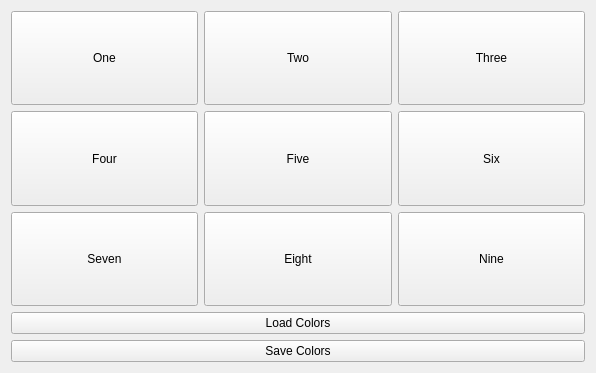
<?xml version="1.0" encoding="UTF-8"?>
<ui version="4.0">
 <class>Widget</class>
 <widget class="QWidget" name="Widget">
  <property name="geometry">
   <rect>
    <x>0</x>
    <y>0</y>
    <width>596</width>
    <height>373</height>
   </rect>
  </property>
  <property name="windowTitle">
   <string>Widget</string>
  </property>
  <layout class="QVBoxLayout" name="verticalLayout">
   <item>
    <layout class="QGridLayout" name="gridLayout">
     <item row="0" column="0">
      <widget class="QPushButton" name="button1">
       <property name="sizePolicy">
        <sizepolicy hsizetype="Minimum" vsizetype="Expanding">
         <horstretch>0</horstretch>
         <verstretch>0</verstretch>
        </sizepolicy>
       </property>
       <property name="text">
        <string>One</string>
       </property>
      </widget>
     </item>
     <item row="0" column="1">
      <widget class="QPushButton" name="button2">
       <property name="sizePolicy">
        <sizepolicy hsizetype="Minimum" vsizetype="Expanding">
         <horstretch>0</horstretch>
         <verstretch>0</verstretch>
        </sizepolicy>
       </property>
       <property name="text">
        <string>Two</string>
       </property>
      </widget>
     </item>
     <item row="0" column="2">
      <widget class="QPushButton" name="button3">
       <property name="sizePolicy">
        <sizepolicy hsizetype="Minimum" vsizetype="Expanding">
         <horstretch>0</horstretch>
         <verstretch>0</verstretch>
        </sizepolicy>
       </property>
       <property name="text">
        <string>Three</string>
       </property>
      </widget>
     </item>
     <item row="1" column="0">
      <widget class="QPushButton" name="button4">
       <property name="sizePolicy">
        <sizepolicy hsizetype="Minimum" vsizetype="Expanding">
         <horstretch>0</horstretch>
         <verstretch>0</verstretch>
        </sizepolicy>
       </property>
       <property name="text">
        <string>Four</string>
       </property>
      </widget>
     </item>
     <item row="1" column="1">
      <widget class="QPushButton" name="button5">
       <property name="sizePolicy">
        <sizepolicy hsizetype="Minimum" vsizetype="Expanding">
         <horstretch>0</horstretch>
         <verstretch>0</verstretch>
        </sizepolicy>
       </property>
       <property name="text">
        <string>Five</string>
       </property>
      </widget>
     </item>
     <item row="1" column="2">
      <widget class="QPushButton" name="button6">
       <property name="sizePolicy">
        <sizepolicy hsizetype="Minimum" vsizetype="Expanding">
         <horstretch>0</horstretch>
         <verstretch>0</verstretch>
        </sizepolicy>
       </property>
       <property name="text">
        <string>Six</string>
       </property>
      </widget>
     </item>
     <item row="2" column="0">
      <widget class="QPushButton" name="button7">
       <property name="sizePolicy">
        <sizepolicy hsizetype="Minimum" vsizetype="Expanding">
         <horstretch>0</horstretch>
         <verstretch>0</verstretch>
        </sizepolicy>
       </property>
       <property name="text">
        <string>Seven</string>
       </property>
      </widget>
     </item>
     <item row="2" column="1">
      <widget class="QPushButton" name="button8">
       <property name="sizePolicy">
        <sizepolicy hsizetype="Minimum" vsizetype="Expanding">
         <horstretch>0</horstretch>
         <verstretch>0</verstretch>
        </sizepolicy>
       </property>
       <property name="text">
        <string>Eight</string>
       </property>
      </widget>
     </item>
     <item row="2" column="2">
      <widget class="QPushButton" name="button9">
       <property name="sizePolicy">
        <sizepolicy hsizetype="Minimum" vsizetype="Expanding">
         <horstretch>0</horstretch>
         <verstretch>0</verstretch>
        </sizepolicy>
       </property>
       <property name="text">
        <string>Nine</string>
       </property>
      </widget>
     </item>
    </layout>
   </item>
   <item>
    <widget class="QPushButton" name="loadPushButton">
     <property name="text">
      <string>Load Colors</string>
     </property>
    </widget>
   </item>
   <item>
    <widget class="QPushButton" name="savePushButton">
     <property name="text">
      <string>Save Colors</string>
     </property>
    </widget>
   </item>
  </layout>
 </widget>
 <layoutdefault spacing="6" margin="11"/>
 <resources/>
 <connections/>
</ui>
